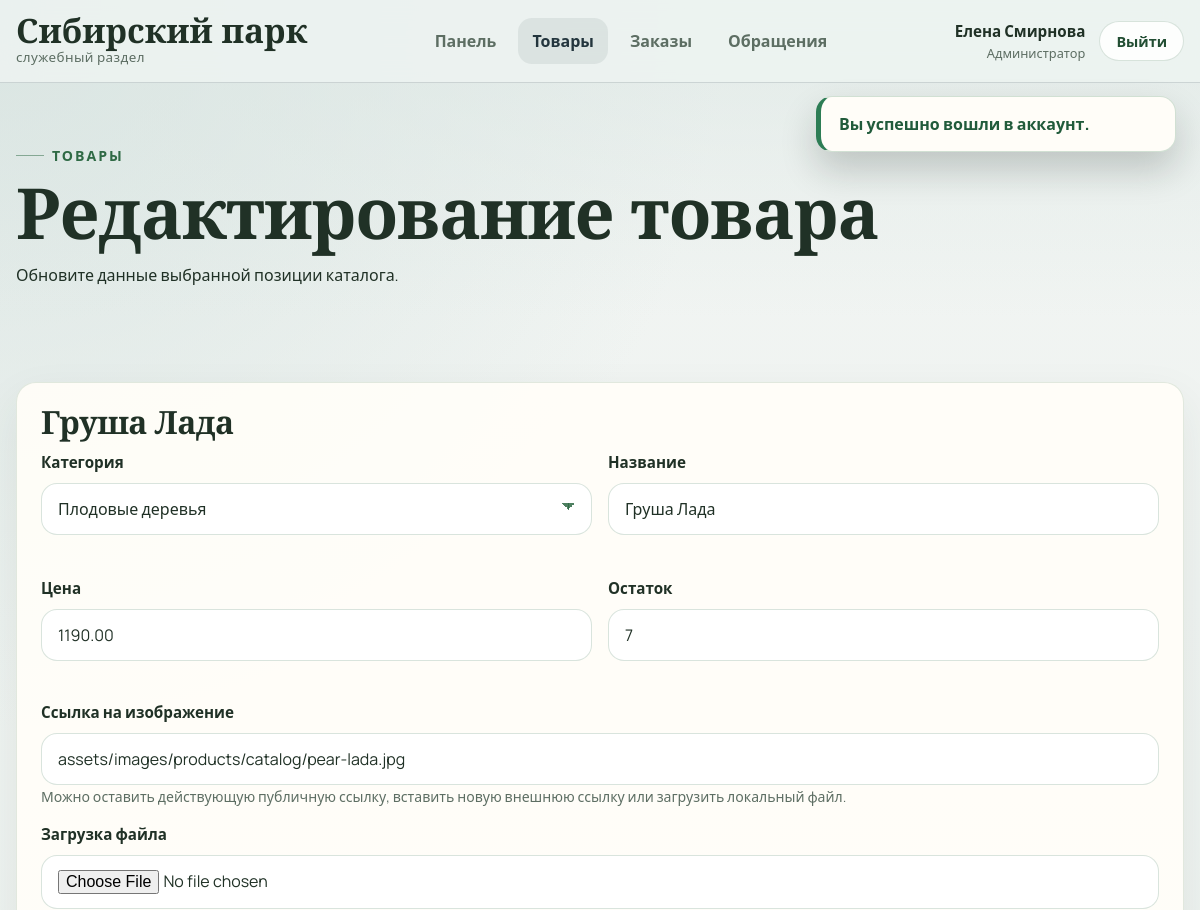
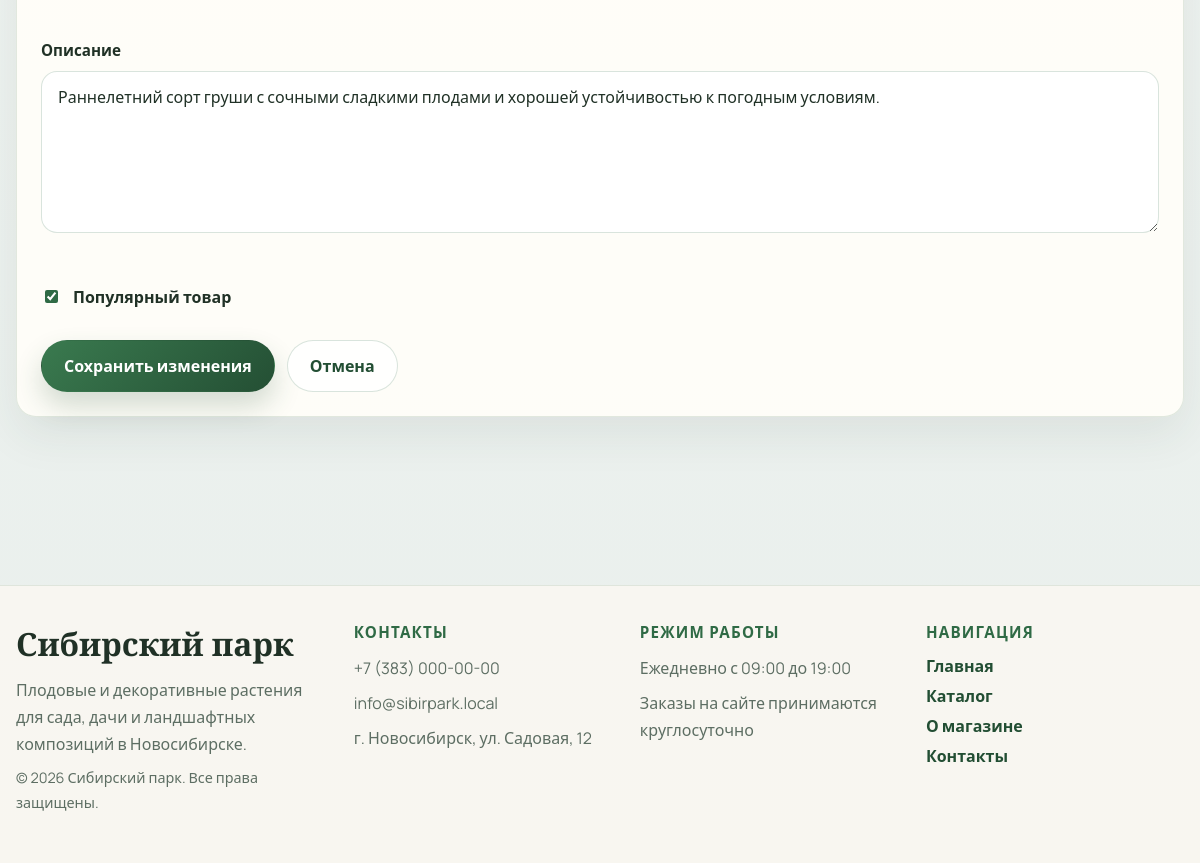
Page /admin/product-edit.php?id=102 (signed in) on the committed database (2 pictures, top to bottom).
### tables this page shows
CREATE TABLE `products` (
    `id` INT UNSIGNED NOT NULL AUTO_INCREMENT,
    `category_id` INT UNSIGNED NOT NULL,
    `name` VARCHAR(190) NOT NULL,
    `description` TEXT NOT NULL,
    `price` DECIMAL(10, 2) NOT NULL DEFAULT 0.00,
    `image` VARCHAR(255) DEFAULT NULL,
    `stock` INT NOT NULL DEFAULT 0,
    `is_featured` TINYINT(1) NOT NULL DEFAULT 0,
    `created_at` TIMESTAMP NOT NULL DEFAULT CURRENT_TIMESTAMP,
    PRIMARY KEY (`id`),
    KEY `idx_products_category` (`category_id`),
    CONSTRAINT `fk_products_category`
        FOREIGN KEY (`category_id`) REFERENCES `categories` (`id`)
        ON DELETE RESTRICT ON UPDATE CASCADE
);

CREATE TABLE `categories` (
    `id` INT UNSIGNED NOT NULL AUTO_INCREMENT,
    `slug` VARCHAR(120) NOT NULL,
    `name` VARCHAR(150) NOT NULL,
    `description` TEXT NOT NULL,
    `image` VARCHAR(255) DEFAULT NULL,
    PRIMARY KEY (`id`),
    UNIQUE KEY `uniq_categories_slug` (`slug`)
);

### includes/functions.php (called while the page is built, shortened)
<?php
function app_root_url(): string
{
    static $baseUrl = null;
    if ($baseUrl !== null) {
        return $baseUrl;
    }
    $scriptName = str_replace('\\', '/', $_SERVER['SCRIPT_NAME'] ?? '');
    $baseUrl = preg_replace('#/admin/.*$#', '', $scriptName);
    $baseUrl = preg_replace('#/[^/]+\.php$#', '', $baseUrl);
    return $baseUrl ?: '';
}
function url(string $path = ''): string
{
    $base = app_root_url();
    $path = ltrim($path, '/');
    return ($base !== '' ? $base : '') . '/' . $path;
}
function e(?string $value): string
{
    return htmlspecialchars((string) $value, ENT_QUOTES | ENT_SUBSTITUTE, 'UTF-8');
}
function old(string $key, mixed $default = ''): mixed
{
    return $_POST[$key] ?? $default;
}
function fetch_categories(PDO $pdo): array
{
    $statement = $pdo->query('SELECT * FROM categories ORDER BY name ASC');
    return $statement->fetchAll();
}
function fetch_product(PDO $pdo, int $productId): ?array
{
    $statement = $pdo->prepare(
        'SELECT p.*, c.name AS category_name, c.slug AS category_slug
         FROM products p
         LEFT JOIN categories c ON c.id = p.category_id
         WHERE p.id = :id
         LIMIT 1'
    );
    $statement->execute(['id' => $productId]);
    return $statement->fetch() ?: null;
}

### admin/product-edit.php (the view, shortened to what this page needs)
<?php
require_once __DIR__ . '/../config/db.php';
require_once __DIR__ . '/../includes/functions.php';
$pdo = db();
$productId = (int) ($_GET['id'] ?? 0);
$product = fetch_product($pdo, $productId);
$categories = fetch_categories($pdo);
$errors = [];
require_once __DIR__ . '/../includes/header.php';
?>
<main class="page-main">
    <section class="page-banner compact admin-banner">
        <div class="container">
            <p class="eyebrow">Товары</p>
            <h1>Редактирование товара</h1>
            <p>Обновите данные выбранной позиции каталога.</p>
        </div>
    </section>
    <section class="section">
        <div class="container">
            <form class="card form-card admin-form-page" method="post" enctype="multipart/form-data">
                <h2><?= e($product['name']) ?></h2>
                <div class="form-grid two-columns">
                    <div>
                        <label class="label" for="category-id">Категория</label>
                        <select id="category-id" name="category_id" class="select">
                            <?php foreach ($categories as $category): ?>
                                <?php $selectedCategoryId = (int) old('category_id', (string) $product['category_id']); ?>
                                <option value="<?= (int) $category['id'] ?>" <?= $selectedCategoryId === (int) $category['id'] ? 'selected' : '' ?>>
                                    <?= e($category['name']) ?>
                                </option>
                            <?php endforeach; ?>
                        </select>
                        <p class="field-error"><?= e($errors['category_id'] ?? '') ?></p>
                    </div>
                    <div>
                        <label class="label" for="product-name">Название</label>
                        <input id="product-name" name="name" class="input" type="text" value="<?= e((string) old('name', $product['name'])) ?>">
                        <p class="field-error"><?= e($errors['name'] ?? '') ?></p>
                    </div>
                    <div>
                        <label class="label" for="product-price">Цена</label>
                        <input id="product-price" name="price" class="input" type="number" min="0" step="0.01" value="<?= e((string) old('price', (string) $product['price'])) ?>">
                        <p class="field-error"><?= e($errors['price'] ?? '') ?></p>
                    </div>
                    <div>
                        <label class="label" for="product-stock">Остаток</label>
                        <input id="product-stock" name="stock" class="input" type="number" min="0" step="1" value="<?= e((string) old('stock', (string) $product['stock'])) ?>">
                        <p class="field-error"><?= e($errors['stock'] ?? '') ?></p>
                    </div>
                </div>
                <div>
                    <label class="label" for="product-image-url">Ссылка на изображение</label>
                    <input id="product-image-url" name="image_url" class="input" type="url" value="<?= e((string) old('image_url', $product['image'])) ?>" placeholder="https://your-project.supabase.co/storage/v1/object/public/products/plant-photo.jpg">
                    <p class="mini-note">Можно оставить действующую публичную ссылку, вставить новую внешнюю ссылку или загрузить локальный файл.</p>
                </div>
                <div>
                    <label class="label" for="product-image-file">Загрузка файла</label>
                    <input id="product-image-file" name="image_file" class="input" type="file" accept="image/*">
                    <p class="field-error"><?= e($errors['image'] ?? '') ?></p>
                </div>
                <div>
                    <label class="label" for="product-description">Описание</label>
                    <textarea id="product-description" name="description" class="textarea" rows="6"><?= e((string) old('description', $product['description'])) ?></textarea>
                    <p class="field-error"><?= e($errors['description'] ?? '') ?></p>
                </div>
                <label class="admin-checkbox">
                    <input type="checkbox" name="is_featured" value="1" <?= (int) old('is_featured', (string) $product['is_featured']) === 1 ? 'checked' : '' ?>>
                    <span>Популярный товар</span>
                </label>
                <div class="form-actions">
                    <button class="btn btn-primary" type="submit">Сохранить изменения</button>
                    <a class="btn btn-secondary" href="<?= e(url('admin/products.php')) ?>">Отмена</a>
                </div>
            </form>
        </div>
    </section>
</main>
<?php require_once __DIR__ . '/../includes/footer.php'; ?>

### assets/css/variables.css (style rules this page uses)
:root { --color-bg: #f5f1e8; --color-surface: #fffdf8; --color-surface-strong: #ffffff; --color-surface-soft: #eef4ea; --color-primary: #2f6a45; --color-primary-dark: #224e33; --color-primary-soft: #dfeedd; --color-accent: #b46d32; --color-text: #203126; --color-text-muted: #5d6e63; --color-border: rgba(47, 106, 69, 0.14); --color-danger: #b44343; --color-success: #2d7d55; --shadow-soft: 0 18px 45px rgba(39, 62, 48, 0.08); --shadow-card: 0 12px 30px rgba(44, 71, 55, 0.1); --shadow-deep: 0 28px 70px rgba(31, 48, 37, 0.16); --glass-surface: rgba(255, 253, 248, 0.72); --radius-sm: 14px; --radius-md: 20px; --radius-lg: 28px; --radius-pill: 999px; --container: 1200px; --transition: 0.25s ease; }

### assets/css/base.css (style rules this page uses)
*, *::before, *::after { box-sizing: border-box; }
html { scroll-behavior: smooth; }
body { margin: 0; font-family: "Manrope", "Segoe UI", sans-serif; color: var(--color-text); background: radial-gradient(circle at top left, rgba(223, 238, 221, 0.92), transparent 28%), radial-gradient(circle at top right, rgba(180, 109, 50, 0.1), transparent 18%), linear-gradient(180deg, #f8f5ee 0%, #f2ece0 48%, #eef2ea 100%); }
a { color: inherit; text-decoration: none; }
button, input, textarea, select { font: inherit; }
button { cursor: pointer; }
main { min-height: calc(100vh - 220px); }
.container { width: min(100% - 32px, var(--container)); margin: 0 auto; }
.section { padding: 64px 0; }
.page-main { padding-bottom: 48px; }
.page-banner { position: relative; overflow: hidden; padding: 56px 0 24px; background: linear-gradient(rgba(26, 52, 38, 0.48), rgba(26, 52, 38, 0.36)), url("../images/placeholders/foliage-banner.svg") center/cover no-repeat; }
.page-banner.compact { padding-bottom: 12px; }
.page-banner .container { position: relative; z-index: 1; padding: 30px 32px; border-radius: var(--radius-lg); border: 1px solid rgba(255, 255, 255, 0.18); background: rgba(250, 248, 243, 0.72); backdrop-filter: blur(18px); box-shadow: var(--shadow-deep); }
.page-banner h1, .hero-copy h1, .section-heading h2, .auth-info h1, .product-main h1, .summary-card h2, .form-card h2, .admin-section h2, .profile-card h2 { margin: 0; font-family: "Cormorant Garamond", Georgia, serif; font-weight: 700; line-height: 0.95; letter-spacing: -0.02em; }
.page-banner h1, .auth-info h1, .product-main h1 { font-size: clamp(2.7rem, 6vw, 4.4rem); }
.section-heading h2, .summary-card h2, .form-card h2, .admin-section h2, .profile-card h2 { font-size: clamp(2.15rem, 4vw, 3.2rem); }
p, li { line-height: 1.7; }
.eyebrow { display: inline-flex; align-items: center; gap: 8px; margin: 0 0 12px; color: var(--color-primary); font-size: 0.88rem; font-weight: 800; letter-spacing: 0.14em; text-transform: uppercase; }
.eyebrow::before { content: ""; width: 28px; height: 1px; background: currentColor; opacity: 0.5; }
.card { background: rgba(255, 253, 248, 0.95); border: 1px solid var(--color-border); border-radius: var(--radius-md); box-shadow: var(--shadow-soft); }
.label { display: inline-block; margin-bottom: 10px; font-size: 0.95rem; font-weight: 700; }
.input, .textarea, .select { width: 100%; border: 1px solid rgba(47, 106, 69, 0.18); background: #fff; color: var(--color-text); border-radius: 16px; padding: 14px 16px; transition: border-color var(--transition), box-shadow var(--transition), transform var(--transition); }
.select { appearance: none; -webkit-appearance: none; -moz-appearance: none; padding-right: 48px; background-image: linear-gradient(45deg, transparent 50%, rgba(47, 106, 69, 0.85) 50%), linear-gradient(135deg, rgba(47, 106, 69, 0.85) 50%, transparent 50%); background-position: calc(100% - 22px) calc(50% - 2px), calc(100% - 16px) calc(50% - 2px); background-size: 7px 7px, 7px 7px; background-repeat: no-repeat; }
.textarea { resize: vertical; }
.field-error { min-height: 18px; margin: 8px 0 0; color: var(--color-danger); font-size: 0.85rem; }

### rows in the picture
products: name "Груша Лада", category_id "Плодовые деревья", price "1190.00", stock "7", image_url "assets/images/products/catalog/pear-lada.jpg", description "Раннелетний сорт груши с сочными сладкими плодами и хорошей устойчивостью к погодным условиям.", is_featured "☑"

### other values in the picture
$user['name'] "Елена Смирнова"
$message['message'] "Вы успешно вошли в аккаунт."
